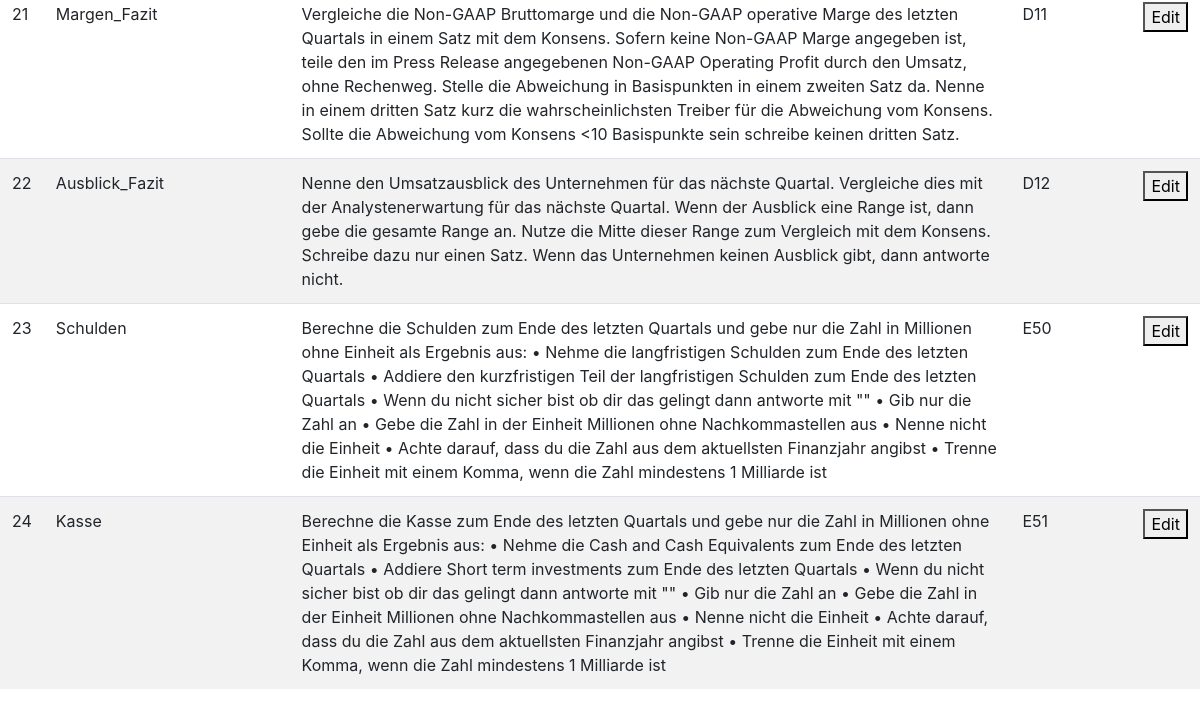
The page /edit (lower part) on the database as committed earlier.
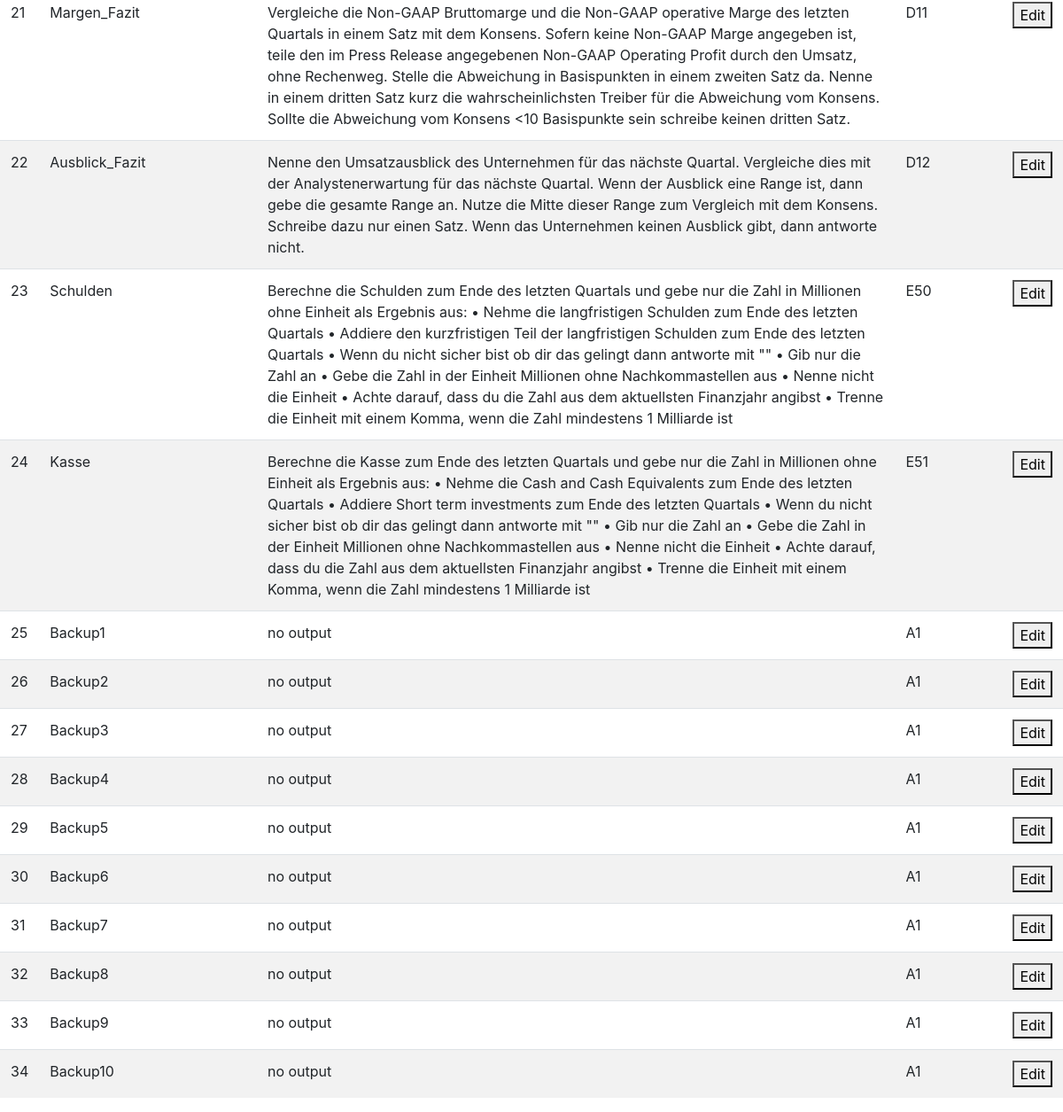
The same page on the database as committed later.
### app/models.py (models this page shows)
class Prompts(db.Model):
    id = db.Column(db.Integer, primary_key=True)
    name = db.Column(db.String(80), nullable=False)
    content = db.Column(db.String(400), nullable=False)
    gsheetcell = db.Column(db.String(400), nullable=False)

### app/routes.py (the view)
@app.route('/edit', methods=['GET', 'POST'])
def edit():
    all_prompts=Prompts.query.all()
    form = EditQueryForm()
    return render_template('edit.html', form=form, all_prompts=all_prompts)

### templates/edit.html (shortened to what this page needs)
{% extends "base.html" %}
{% from 'bootstrap/form.html' import render_form, render_field %}
{% block content %}
          <div>
            <a href= / >
            <table id="data" class="table table-striped">
            <tbody>
                {% for x in all_prompts %}
                <tr>
                    <td>{{x.id}}</td>
                    <td>{{x.name}}</td>
                    <td>{{x.content}}</td>
                    <td>{{x.gsheetcell}}</td>
                    <td> <a href= edit/{{x.id}}>
                        <button class="GFG">
                            Edit
                        </button>
                    </a>
                    </td>
                </tr>
                {% endfor %}
            </tbody>
        </table>
          </div>
      {% endblock %}

Rows that differ between the two databases and show on the page:
added Prompts: id "25", name "Backup1", content "no output", gsheetcell "A1"
added Prompts: id "26", name "Backup2", content "no output", gsheetcell "A1"
added Prompts: id "27", name "Backup3", content "no output", gsheetcell "A1"
added Prompts: id "28", name "Backup4", content "no output", gsheetcell "A1"
added Prompts: id "29", name "Backup5", content "no output", gsheetcell "A1"
added Prompts: id "30", name "Backup6", content "no output", gsheetcell "A1"
added Prompts: id "31", name "Backup7", content "no output", gsheetcell "A1"
added Prompts: id "32", name "Backup8", content "no output", gsheetcell "A1"
added Prompts: id "33", name "Backup9", content "no output", gsheetcell "A1"
added Prompts: id "34", name "Backup10", content "no output", gsheetcell "A1"
